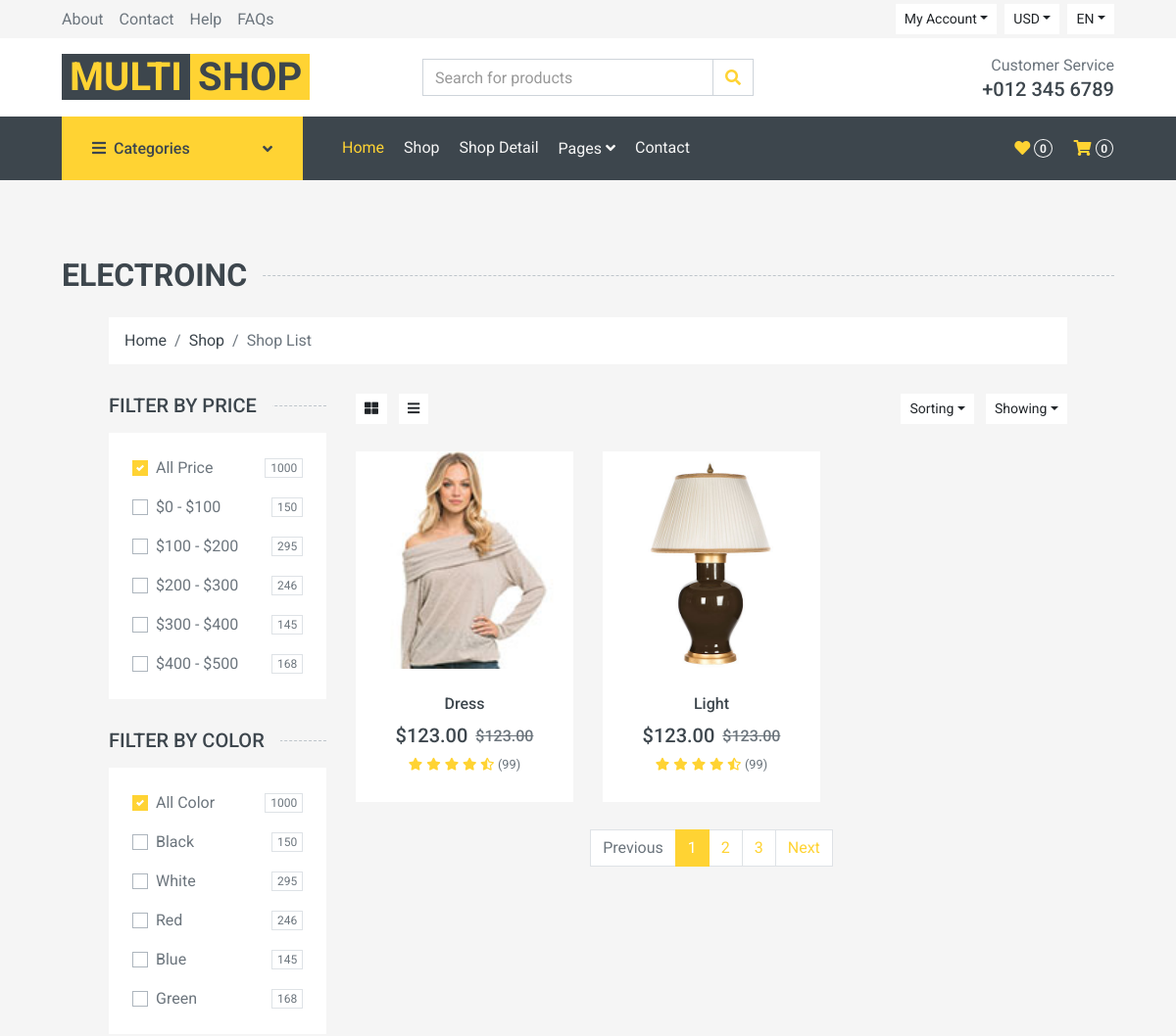
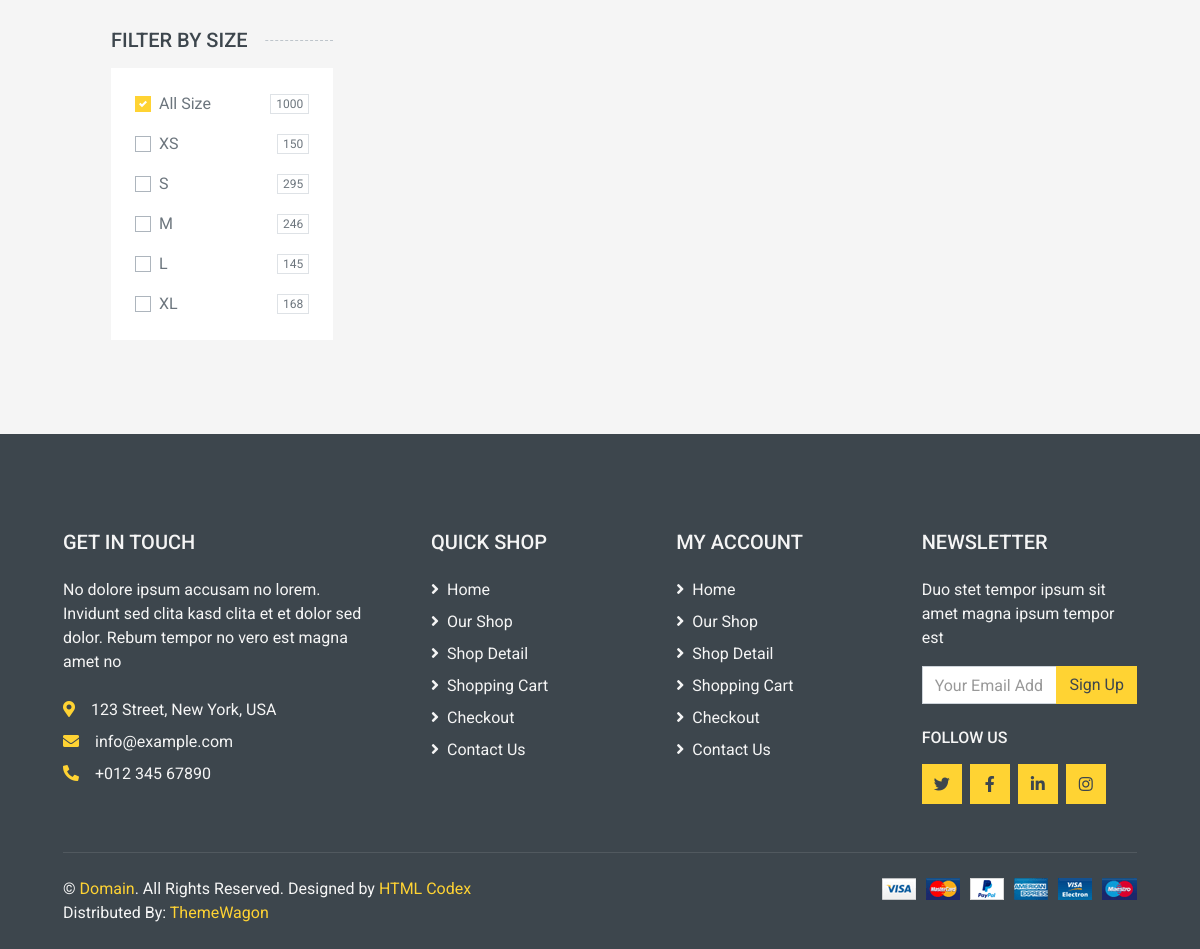
Page /search/electroinc/ on the committed database (2 pictures, top to bottom).
### store/models.py (models this page shows, shortened)
class Category(models.Model):
    name = models.CharField(max_length=255, db_index=True)
    slug = models.SlugField(max_length=255, unique=True)
    class Meta:
        verbose_name_plural = 'categories'
    def get_absolute_url(self):
        return reverse("store:category_products", args=[self.slug])

class Product(models.Model):
    category = models.ForeignKey(Category, related_name='product', on_delete=models.CASCADE)
    created_by = models.ForeignKey(settings.AUTH_USER_MODEL, related_name='product_creator', on_delete=models.CASCADE)
    title = models.CharField(max_length=255)
    author = models.CharField(max_length=50, default='admin')
    description = models.TextField(blank=True)
    image = models.ImageField(upload_to='images/')
    slug = models.SlugField(max_length=255)
    price = models.DecimalField(max_digits=6, decimal_places=3)
    in_stock = models.BooleanField(default=True)
    is_active = models.BooleanField(default=True)
    created = models.DateField(auto_now_add=True)
    updated = models.DateField(auto_now=True)
    objects = models.Manager()
    products = ProductManager()
    class Meta:
        verbose_name_plural = 'Products'
        ordering = ('-created',)
    def get_absolute_url(self):
        return reverse("store:product_details", args=[self.slug])

### store/views.py (the view)
# urls.py: path("search/<slug:slug>/", views.category_list, name="category_products"),
def category_list(request, slug):
    category = get_object_or_404(Category, slug=slug)
    category_products = Product.objects.filter(category=category)
    return render(request, 'store/category.html', {'category':category, 'category_products':category_products})

### cart/cart.py (called while the page is built)
   def __len__(self):
        return sum(item['qty'] for item in self.cart.values())

### cart/context_processors.py (called while the page is built)
def cart(request):
    return{'cart':Cart(request)}

### store/context_processors.py (called while the page is built)
def categories(request):
    return {
        'categories':Category.objects.all()
    }

### templates/store/category.html (shortened to what this page needs)
{% extends 'store/base.html' %}
{% load static %}
{% block content %}
<div class="container-fluid pt-5 pb-3">
    <h2 class="section-title position-relative text-uppercase mx-xl-5 mb-4"><span class="bg-secondary pr-3">{{category.name}}</span></h2>
    <div class="row px-xl-5">
    <div class="container-fluid">
        <div class="row px-xl-5">
            <div class="col-12">
                <nav class="breadcrumb bg-light mb-30">
                    <a class="breadcrumb-item text-dark" href="#">Home</a>
                    <a class="breadcrumb-item text-dark" href="#">Shop</a>
                    <span class="breadcrumb-item active">Shop List</span>
                </nav>
            </div>
        </div>
    </div>
    <div class="container-fluid">
        <div class="row px-xl-5">
            <div class="col-lg-3 col-md-4">
                <h5 class="section-title position-relative text-uppercase mb-3"><span class="bg-secondary pr-3">Filter by price</span></h5>
                <div class="bg-light p-4 mb-30">
                    <form>
                        <div class="custom-control custom-checkbox d-flex align-items-center justify-content-between mb-3">
                            <label class="custom-control-label" for="price-all">All Price</label>
                            <span class="badge border font-weight-normal">1000</span>
                        </div>
                        <div class="custom-control custom-checkbox d-flex align-items-center justify-content-between mb-3">
                            <label class="custom-control-label" for="price-1">$0 - $100</label>
                            <span class="badge border font-weight-normal">150</span>
                        </div>
                        <div class="custom-control custom-checkbox d-flex align-items-center justify-content-between mb-3">
                            <label class="custom-control-label" for="price-2">$100 - $200</label>
                            <span class="badge border font-weight-normal">295</span>
                        </div>
                        <div class="custom-control custom-checkbox d-flex align-items-center justify-content-between mb-3">
                            <label class="custom-control-label" for="price-3">$200 - $300</label>
                            <span class="badge border font-weight-normal">246</span>
                        </div>
                        <div class="custom-control custom-checkbox d-flex align-items-center justify-content-between mb-3">
                            <label class="custom-control-label" for="price-4">$300 - $400</label>
                            <span class="badge border font-weight-normal">145</span>
                        </div>
                        <div class="custom-control custom-checkbox d-flex align-items-center justify-content-between">
                            <label class="custom-control-label" for="price-5">$400 - $500</label>
                            <span class="badge border font-weight-normal">168</span>
                        </div>
                    </form>
                </div>
                <h5 class="section-title position-relative text-uppercase mb-3"><span class="bg-secondary pr-3">Filter by color</span></h5>
                <div class="bg-light p-4 mb-30">
                    <form>
                        <div class="custom-control custom-checkbox d-flex align-items-center justify-content-between mb-3">
                            <label class="custom-control-label" for="price-all">All Color</label>
                            <span class="badge border font-weight-normal">1000</span>
                        </div>
                        <div class="custom-control custom-checkbox d-flex align-items-center justify-content-between mb-3">
                            <label class="custom-control-label" for="color-1">Black</label>
                            <span class="badge border font-weight-normal">150</span>
                        </div>
                        <div class="custom-control custom-checkbox d-flex align-items-center justify-content-between mb-3">
                            <label class="custom-control-label" for="color-2">White</label>
                            <span class="badge border font-weight-normal">295</span>
                        </div>
                        <div class="custom-control custom-checkbox d-flex align-items-center justify-content-between mb-3">
                            <label class="custom-control-label" for="color-3">Red</label>
                            <span class="badge border font-weight-normal">246</span>
                        </div>
                        <div class="custom-control custom-checkbox d-flex align-items-center justify-content-between mb-3">
                            <label class="custom-control-label" for="color-4">Blue</label>
                            <span class="badge border font-weight-normal">145</span>
                        </div>
                        <div class="custom-control custom-checkbox d-flex align-items-center justify-content-between">
                            <label class="custom-control-label" for="color-5">Green</label>
                            <span class="badge border font-weight-normal">168</span>
                        </div>
                    </form>
                </div>
                <h5 class="section-title position-relative text-uppercase mb-3"><span class="bg-secondary pr-3">Filter by size</span></h5>
                <div class="bg-light p-4 mb-30">
                    <form>
                        <div class="custom-control custom-checkbox d-flex align-items-center justify-content-between mb-3">
                            <label class="custom-control-label" for="size-all">All Size</label>
                            <span class="badge border font-weight-normal">1000</span>
                        </div>
                        <div class="custom-control custom-checkbox d-flex align-items-center justify-content-between mb-3">
                            <label class="custom-control-label" for="size-1">XS</label>
                            <span class="badge border font-weight-normal">150</span>
                        </div>
                        <div class="custom-control custom-checkbox d-flex align-items-center justify-content-between mb-3">
                            <label class="custom-control-label" for="size-2">S</label>
                            <span class="badge border font-weight-normal">295</span>
                        </div>
                        <div class="custom-control custom-checkbox d-flex align-items-center justify-content-between mb-3">
                            <label class="custom-control-label" for="size-3">M</label>
                            <span class="badge border font-weight-normal">246</span>
                        </div>
                        <div class="custom-control custom-checkbox d-flex align-items-center justify-content-between mb-3">
                            <label class="custom-control-label" for="size-4">L</label>
                            <span class="badge border font-weight-normal">145</span>
                        </div>
                        <div class="custom-control custom-checkbox d-flex align-items-center justify-content-between">
                            <label class="custom-control-label" for="size-5">XL</label>
                            <span class="badge border font-weight-normal">168</span>
                        </div>
                    </form>
                </div>
            </div>
            <div class="col-lg-9 col-md-8">
                <div class="row pb-3">
                    <div class="col-12 pb-1">
                        <div class="d-flex align-items-center justify-content-between mb-4">
                            <div>
                                <button class="btn btn-sm btn-light"><i class="fa fa-th-large"></i></button>
                                <button class="btn btn-sm btn-light ml-2"><i class="fa fa-bars"></i></button>
                            </div>
                            <div class="ml-2">
                                <div class="btn-group">
                                    <button type="button" class="btn btn-sm btn-light dropdown-toggle" data-toggle="dropdown">Sorting</button>
                                </div>
                                <div class="btn-group ml-2">
                                    <button type="button" class="btn btn-sm btn-light dropdown-toggle" data-toggle="dropdown">Showing</button>
                                </div>
                            </div>
                        </div>
                    </div>
                    {% for product in category_products %}
                    <div class="col-lg-4 col-md-6 col-sm-6 pb-1">
                        <div class="product-item bg-light mb-4">
                            <div class="product-img position-relative overflow-hidden">
                                <img class="img-fluid w-100" src="{{product.image.url}}" alt="">
                                <div class="product-action">
                                </div>
                            </div>
                            <div class="text-center py-4">
                                <a class="h6 text-decoration-none text-truncate" href="{{product.get_absolute_url}}">{{product.title|title}}</a>
                                <div class="d-flex align-items-center justify-content-center mt-2">
                                    <h5>$123.00</h5><h6 class="text-muted ml-2"><del>$123.00</del></h6>
                                </div>
                                <div class="d-flex align-items-center justify-content-center mb-1">
                                    <small class="fa fa-star text-primary mr-1"></small>
                                    <small class="fa fa-star text-primary mr-1"></small>
                                    <small class="fa fa-star text-primary mr-1"></small>
                                    <small class="fa fa-star text-primary mr-1"></small>
                                    <small class="fa fa-star-half-alt text-primary mr-1"></small>
                                    <small>(99)</small>
                                </div>
                            </div>
                        </div>
                    </div>
                    {% endfor %}
                    <div class="col-12">
                        <nav>
                          <ul class="pagination justify-content-center">
                            <li class="page-item disabled"><a class="page-link" href="#">Previous</span></a></li>
                            <li class="page-item active"><a class="page-link" href="#">1</a></li>
                            <li class="page-item"><a class="page-link" href="#">2</a></li>
                            <li class="page-item"><a class="page-link" href="#">3</a></li>
                            <li class="page-item"><a class="page-link" href="#">Next</a></li>
                          </ul>
                        </nav>
                    </div>
                </div>
            </div>
        </div>
    </div>
    </div>
</div>
{% endblock %}

### rows in the picture
Category: name "ELECTROINC"
Product: image (picture), title "Dress"
Product: image (picture), title "Light"
